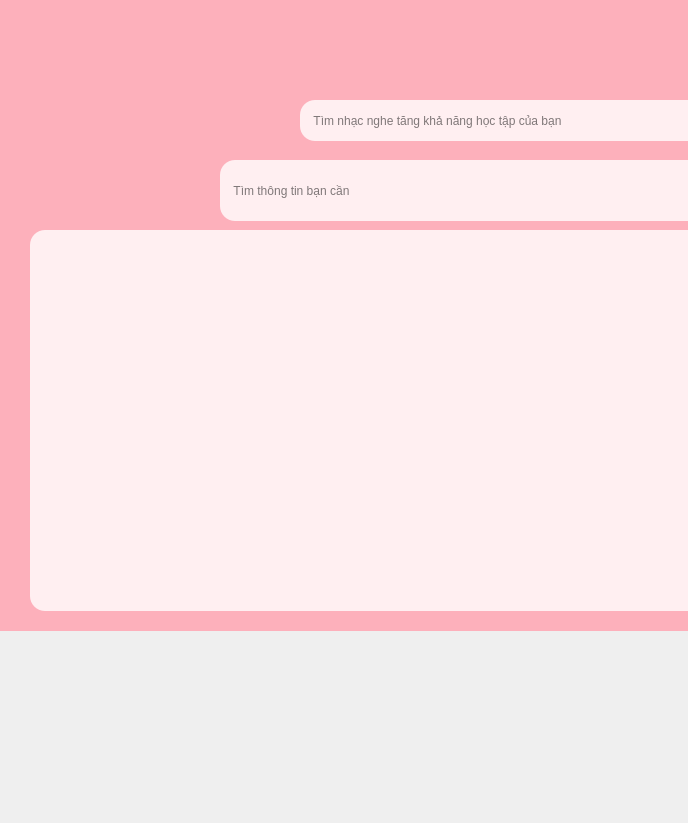
<?xml version="1.0" encoding="UTF-8"?>
<ui version="4.0">
 <class>MainWindow</class>
 <widget class="QMainWindow" name="MainWindow">
  <property name="geometry">
   <rect>
    <x>0</x>
    <y>0</y>
    <width>688</width>
    <height>823</height>
   </rect>
  </property>
  <property name="windowTitle">
   <string>MainWindow</string>
  </property>
  <widget class="QWidget" name="centralwidget">
   <widget class="QStackedWidget" name="stackedWidget">
    <property name="geometry">
     <rect>
      <x>0</x>
      <y>-10</y>
      <width>1111</width>
      <height>641</height>
     </rect>
    </property>
    <property name="styleSheet">
     <string notr="true">background-color: rgba(253, 176, 187);</string>
    </property>
    <property name="currentIndex">
     <number>1</number>
    </property>
    <widget class="QWidget" name="page_home">
     <widget class="QWidget" name="horizontalLayoutWidget_2">
      <property name="geometry">
       <rect>
        <x>80</x>
        <y>200</y>
        <width>321</width>
        <height>91</height>
       </rect>
      </property>
      <layout class="QHBoxLayout" name="horizontalLayout_3">
       <item>
        <widget class="QLabel" name="h">
         <property name="font">
          <font>
           <family>DS-Digital</family>
           <pointsize>64</pointsize>
           <weight>75</weight>
           <bold>true</bold>
          </font>
         </property>
         <property name="styleSheet">
          <string notr="true">background-color: none;
color: rgb(26, 26, 26);</string>
         </property>
         <property name="text">
          <string>00</string>
         </property>
        </widget>
       </item>
       <item>
        <widget class="QLabel" name="h_2">
         <property name="font">
          <font>
           <family>DS-Digital</family>
           <pointsize>64</pointsize>
           <weight>75</weight>
           <italic>false</italic>
           <bold>true</bold>
          </font>
         </property>
         <property name="styleSheet">
          <string notr="true">background-color: none;
color: rgb(26, 26, 26);</string>
         </property>
         <property name="text">
          <string>&lt;html&gt;&lt;head/&gt;&lt;body&gt;&lt;p&gt;:&lt;/p&gt;&lt;/body&gt;&lt;/html&gt;</string>
         </property>
        </widget>
       </item>
       <item>
        <widget class="QLabel" name="m">
         <property name="font">
          <font>
           <family>DS-Digital</family>
           <pointsize>64</pointsize>
           <weight>75</weight>
           <italic>false</italic>
           <bold>true</bold>
          </font>
         </property>
         <property name="styleSheet">
          <string notr="true">background-color: none;
color: rgb(12, 12, 12);</string>
         </property>
         <property name="text">
          <string>&lt;html&gt;&lt;head/&gt;&lt;body&gt;&lt;p&gt;00&lt;/p&gt;&lt;/body&gt;&lt;/html&gt;</string>
         </property>
        </widget>
       </item>
       <item>
        <widget class="QLabel" name="h_3">
         <property name="font">
          <font>
           <family>DS-Digital</family>
           <pointsize>64</pointsize>
           <weight>75</weight>
           <italic>false</italic>
           <bold>true</bold>
          </font>
         </property>
         <property name="styleSheet">
          <string notr="true">background-color: none;
color: rgb(26, 26, 26);</string>
         </property>
         <property name="text">
          <string>&lt;html&gt;&lt;head/&gt;&lt;body&gt;&lt;p&gt;:&lt;/p&gt;&lt;/body&gt;&lt;/html&gt;</string>
         </property>
        </widget>
       </item>
       <item>
        <widget class="QLabel" name="s">
         <property name="font">
          <font>
           <family>DS-Digital</family>
           <pointsize>64</pointsize>
           <weight>75</weight>
           <italic>false</italic>
           <bold>true</bold>
          </font>
         </property>
         <property name="styleSheet">
          <string notr="true">background-color: none;

color: rgb(17, 17, 17);</string>
         </property>
         <property name="text">
          <string>00</string>
         </property>
        </widget>
       </item>
      </layout>
     </widget>
     <widget class="QComboBox" name="comboBoxTime">
      <property name="geometry">
       <rect>
        <x>730</x>
        <y>220</y>
        <width>261</width>
        <height>31</height>
       </rect>
      </property>
      <property name="styleSheet">
       <string notr="true">/* ComboBox nền và viền */
QComboBox {
    background-color: rgba(224, 233, 245, 0.9); /* #E0E9F5 */
    color: rgba(58, 58, 58, 1);                 /* #3A3A3A */
    border: 1px solid rgba(176, 196, 222, 1);   /* #B0C4DE */
    border-radius: 6px;
    padding: 4px 8px;
    font-size: 13px;
}

/* ComboBox khi nhấn */
QComboBox::drop-down {
    subcontrol-origin: padding;
    subcontrol-position: top right;
    width: 20px;
    border-left: 1px solid rgba(160, 180, 210, 1);
    background-color: rgba(198, 214, 235, 0.8); /* #C6D6EB */
}

QComboBox QAbstractItemView {
    background-color: rgba(240, 245, 255, 0.95);
    selection-background-color: rgba(143, 191, 224, 0.6);
    selection-color: rgba(40, 40, 40, 1);
    border: 1px solid rgba(143, 191, 224, 0.6);
    font-size: 13px;
}</string>
      </property>
     </widget>
     <widget class="QPushButton" name="btnApplyTime">
      <property name="geometry">
       <rect>
        <x>430</x>
        <y>220</y>
        <width>261</width>
        <height>31</height>
       </rect>
      </property>
      <property name="styleSheet">
       <string notr="true">QPushButton {
    background-color: rgba(143, 191, 224, 0.85); /* #8FBFE0 */
    color: rgba(255, 255, 255, 1);               /* Trắng */
    border-radius: 10px;
    padding: 6px 12px;
    font-size: 14px;
    border: none;
}

QPushButton:pressed {
    background-color: rgba(79, 122, 165, 1.0);  /* #4F7AA5 */
}</string>
      </property>
      <property name="text">
       <string>Xác nhận thời gian theo phương án</string>
      </property>
     </widget>
     <widget class="QLabel" name="label_7">
      <property name="geometry">
       <rect>
        <x>470</x>
        <y>360</y>
        <width>201</width>
        <height>31</height>
       </rect>
      </property>
      <property name="styleSheet">
       <string notr="true">background-color: none;
color: rgb(26, 26, 26);</string>
      </property>
      <property name="text">
       <string>&lt;html&gt;&lt;head/&gt;&lt;body&gt;&lt;p align=&quot;center&quot;&gt;&lt;span style=&quot; font-weight:600;&quot;&gt;Chọn cách bạn muốn học&lt;/span&gt;&lt;/p&gt;&lt;/body&gt;&lt;/html&gt;</string>
      </property>
     </widget>
     <widget class="QComboBox" name="comboBoxStudy">
      <property name="geometry">
       <rect>
        <x>710</x>
        <y>360</y>
        <width>321</width>
        <height>28</height>
       </rect>
      </property>
      <property name="styleSheet">
       <string notr="true">/* ComboBox nền và viền */
QComboBox {
    background-color: rgba(224, 233, 245, 0.9); /* #E0E9F5 */
    color: rgba(58, 58, 58, 1);                 /* #3A3A3A */
    border: 1px solid rgba(176, 196, 222, 1);   /* #B0C4DE */
    border-radius: 6px;
    padding: 4px 8px;
    font-size: 13px;
}

/* ComboBox khi nhấn */
QComboBox::drop-down {
    subcontrol-origin: padding;
    subcontrol-position: top right;
    width: 20px;
    border-left: 1px solid rgba(160, 180, 210, 1);
    background-color: rgba(198, 214, 235, 0.8); /* #C6D6EB */
}

QComboBox QAbstractItemView {
    background-color: rgba(240, 245, 255, 0.95);
    selection-background-color: rgba(143, 191, 224, 0.6);
    selection-color: rgba(40, 40, 40, 1);
    border: 1px solid rgba(143, 191, 224, 0.6);
    font-size: 13px;
}</string>
      </property>
     </widget>
     <widget class="QWidget" name="layoutWidget">
      <property name="geometry">
       <rect>
        <x>20</x>
        <y>310</y>
        <width>461</width>
        <height>232</height>
       </rect>
      </property>
      <layout class="QGridLayout" name="gridLayout">
       <item row="2" column="1">
        <widget class="QPushButton" name="btnOpenPopup">
         <property name="styleSheet">
          <string notr="true">QPushButton {
    background-color: rgba(143, 191, 224, 0.85); /* #8FBFE0 */
    color: rgba(255, 255, 255, 1);               /* Trắng */
    border-radius: 10px;
    padding: 6px 12px;
    font-size: 14px;
    border: none;
}

QPushButton:pressed {
    background-color: rgba(79, 122, 165, 1.0);  /* #4F7AA5 */
}</string>
         </property>
         <property name="text">
          <string>Máy tính</string>
         </property>
        </widget>
       </item>
       <item row="2" column="2">
        <widget class="QPushButton" name="startButton_3">
         <property name="styleSheet">
          <string notr="true">QPushButton {
    background-color: rgba(143, 191, 224, 0.85); /* #8FBFE0 */
    color: rgba(255, 255, 255, 1);               /* Trắng */
    border-radius: 10px;
    padding: 6px 12px;
    font-size: 14px;
    border: none;
}

QPushButton:pressed {
    background-color: rgba(79, 122, 165, 1.0);  /* #4F7AA5 */
}</string>
         </property>
         <property name="text">
          <string>Bật nhạc nền</string>
         </property>
        </widget>
       </item>
       <item row="3" column="0">
        <widget class="QPushButton" name="btnOpenPopup_2">
         <property name="styleSheet">
          <string notr="true">QPushButton {
    background-color: rgba(143, 191, 224, 0.85); /* #8FBFE0 */
    color: rgba(255, 255, 255, 1);               /* Trắng */
    border-radius: 10px;
    padding: 6px 12px;
    font-size: 14px;
    border: none;
}

QPushButton:pressed {
    background-color: rgba(79, 122, 165, 1.0);  /* #4F7AA5 */
}</string>
         </property>
         <property name="text">
          <string>Nháp</string>
         </property>
        </widget>
       </item>
       <item row="3" column="1">
        <widget class="QPushButton" name="btnOpenPopup_3">
         <property name="styleSheet">
          <string notr="true">QPushButton {
    background-color: rgba(143, 191, 224, 0.85); /* #8FBFE0 */
    color: rgba(255, 255, 255, 1);               /* Trắng */
    border-radius: 10px;
    padding: 6px 12px;
    font-size: 14px;
    border: none;
}

QPushButton:pressed {
    background-color: rgba(79, 122, 165, 1.0);  /* #4F7AA5 */
}</string>
         </property>
         <property name="text">
          <string>Phụ đề tự động</string>
         </property>
        </widget>
       </item>
       <item row="1" column="1">
        <widget class="QPushButton" name="startButton_up">
         <property name="styleSheet">
          <string notr="true">QPushButton {
    background-color: rgba(143, 191, 224, 0.85); /* #8FBFE0 */
    color: rgba(255, 255, 255, 1);               /* Trắng */
    border-radius: 10px;
    padding: 6px 12px;
    font-size: 14px;
    border: none;
}

QPushButton:pressed {
    background-color: rgba(79, 122, 165, 1.0);  /* #4F7AA5 */
}</string>
         </property>
         <property name="text">
          <string>Tính thời gian </string>
         </property>
        </widget>
       </item>
       <item row="1" column="0">
        <widget class="QPushButton" name="addwaystudy">
         <property name="styleSheet">
          <string notr="true">QPushButton {
    background-color: rgba(143, 191, 224, 0.85); /* #8FBFE0 */
    color: rgba(255, 255, 255, 1);               /* Trắng */
    border-radius: 10px;
    padding: 6px 12px;
    font-size: 14px;
    border: none;
}

QPushButton:pressed {
    background-color: rgba(79, 122, 165, 1.0);  /* #4F7AA5 */
}</string>
         </property>
         <property name="text">
          <string>Thêm cách bạn học </string>
         </property>
        </widget>
       </item>
       <item row="3" column="2">
        <widget class="QPushButton" name="BTNopenflashcard">
         <property name="styleSheet">
          <string notr="true">QPushButton {
    background-color: rgba(143, 191, 224, 0.85); /* #8FBFE0 */
    color: rgba(255, 255, 255, 1);               /* Trắng */
    border-radius: 10px;
    padding: 6px 12px;
    font-size: 14px;
    border: none;
}

QPushButton:pressed {
    background-color: rgba(79, 122, 165, 1.0);  /* #4F7AA5 */
}
</string>
         </property>
         <property name="text">
          <string>Mở flashcard</string>
         </property>
        </widget>
       </item>
       <item row="0" column="0">
        <widget class="QPushButton" name="pauseButton">
         <property name="styleSheet">
          <string notr="true">QPushButton {
    background-color: rgba(143, 191, 224, 0.85); /* #8FBFE0 */
    color: rgba(255, 255, 255, 1);               /* Trắng */
    border-radius: 10px;
    padding: 6px 12px;
    font-size: 14px;
    border: none;
}

QPushButton:pressed {
    background-color: rgba(79, 122, 165, 1.0);  /* #4F7AA5 */
}
</string>
         </property>
         <property name="text">
          <string>Pause</string>
         </property>
        </widget>
       </item>
       <item row="0" column="1">
        <widget class="QPushButton" name="startButton">
         <property name="styleSheet">
          <string notr="true">QPushButton {
    background-color: rgba(143, 191, 224, 0.85); /* #8FBFE0 */
    color: rgba(255, 255, 255, 1);               /* Trắng */
    border-radius: 10px;
    padding: 6px 12px;
    font-size: 14px;
    border: none;
}

QPushButton:pressed {
    background-color: rgba(79, 122, 165, 1.0);  /* #4F7AA5 */
}</string>
         </property>
         <property name="text">
          <string>Start</string>
         </property>
        </widget>
       </item>
       <item row="0" column="2">
        <widget class="QPushButton" name="pushReset">
         <property name="styleSheet">
          <string notr="true">QPushButton {
    background-color: rgba(143, 191, 224, 0.85); /* #8FBFE0 */
    color: rgba(255, 255, 255, 1);               /* Trắng */
    border-radius: 10px;
    padding: 6px 12px;
    font-size: 14px;
    border: none;
}

QPushButton:pressed {
    background-color: rgba(79, 122, 165, 1.0);  /* #4F7AA5 */
}</string>
         </property>
         <property name="text">
          <string>Reset</string>
         </property>
        </widget>
       </item>
       <item row="2" column="0">
        <widget class="QPushButton" name="startButton_2">
         <property name="styleSheet">
          <string notr="true">QPushButton {
    background-color: rgba(143, 191, 224, 0.85); /* #8FBFE0 */
    color: rgba(255, 255, 255, 1);               /* Trắng */
    border-radius: 10px;
    padding: 6px 12px;
    font-size: 14px;
    border: none;
}

QPushButton:pressed {
    background-color: rgba(79, 122, 165, 1.0);  /* #4F7AA5 */
}</string>
         </property>
         <property name="text">
          <string>Tắt nhạc nền</string>
         </property>
        </widget>
       </item>
       <item row="1" column="2">
        <widget class="QPushButton" name="pauseButton_up">
         <property name="styleSheet">
          <string notr="true">QPushButton {
    background-color: rgba(143, 191, 224, 0.85); /* #8FBFE0 */
    color: rgba(255, 255, 255, 1);               /* Trắng */
    border-radius: 10px;
    padding: 6px 12px;
    font-size: 14px;
    border: none;
}

QPushButton:pressed {
    background-color: rgba(79, 122, 165, 1.0);  /* #4F7AA5 */
}</string>
         </property>
         <property name="text">
          <string>Dừng tính thời gian</string>
         </property>
        </widget>
       </item>
      </layout>
     </widget>
     <widget class="QLabel" name="label_6">
      <property name="geometry">
       <rect>
        <x>0</x>
        <y>10</y>
        <width>1121</width>
        <height>641</height>
       </rect>
      </property>
      <property name="text">
       <string/>
      </property>
      <property name="pixmap">
       <pixmap>../p1/a.png</pixmap>
      </property>
     </widget>
     <zorder>label_6</zorder>
     <zorder>layoutWidget</zorder>
     <zorder>horizontalLayoutWidget_2</zorder>
     <zorder>comboBoxTime</zorder>
     <zorder>btnApplyTime</zorder>
     <zorder>label_7</zorder>
     <zorder>comboBoxStudy</zorder>
    </widget>
    <widget class="QWidget" name="page_SR">
     <widget class="QLineEdit" name="SR">
      <property name="geometry">
       <rect>
        <x>300</x>
        <y>110</y>
        <width>531</width>
        <height>41</height>
       </rect>
      </property>
      <property name="styleSheet">
       <string notr="true">
QLineEdit {
background-color:rgba(255, 255, 255, 0.8);
    color: rgb(0, 0, 0);
    border-radius: 15px;
    padding: 5px;
}

QLineEdit:pressed {
	background-color:rgba(255, 255, 257, 0.7);
    border-style: inset;
}</string>
      </property>
      <property name="placeholderText">
       <string>  Tìm nhạc nghe tăng khả năng học tập của bạn</string>
      </property>
     </widget>
     <widget class="QPushButton" name="btnSR">
      <property name="geometry">
       <rect>
        <x>750</x>
        <y>110</y>
        <width>81</width>
        <height>41</height>
       </rect>
      </property>
      <property name="styleSheet">
       <string notr="true">QPushButton {
	background-color:rgba(255, 255, 255, 1);
    color: rgb(255, 245, 235);
    border-radius: 15px;
    padding: 5px;
}


QPushButton:pressed {
	background-color:rgba(200, 200, 200, 1);
    border-style: inset;
}</string>
      </property>
      <property name="text">
       <string/>
      </property>
      <property name="icon">
       <iconset>
        <normaloff>../image/search_24dp_000000_FILL0_wght400_GRAD0_opsz24.png</normaloff>../image/search_24dp_000000_FILL0_wght400_GRAD0_opsz24.png</iconset>
      </property>
      <property name="iconSize">
       <size>
        <width>30</width>
        <height>30</height>
       </size>
      </property>
     </widget>
     <widget class="QLineEdit" name="txtSRR">
      <property name="geometry">
       <rect>
        <x>220</x>
        <y>170</y>
        <width>661</width>
        <height>61</height>
       </rect>
      </property>
      <property name="styleSheet">
       <string notr="true">
QLineEdit {
background-color:rgba(255, 255, 255, 0.8);
    color: rgb(0, 0, 0);
    border-radius: 15px;
    padding: 5px;
}

QLineEdit:pressed {
	background-color:rgba(255, 255, 257, 0.7);
    border-style: inset;
}</string>
      </property>
      <property name="placeholderText">
       <string>  Tìm thông tin bạn cần</string>
      </property>
     </widget>
     <widget class="QPushButton" name="btnSR_2">
      <property name="geometry">
       <rect>
        <x>780</x>
        <y>180</y>
        <width>81</width>
        <height>41</height>
       </rect>
      </property>
      <property name="styleSheet">
       <string notr="true">QPushButton {
	background-color:rgba(255, 255, 255, 1);
    color: rgb(255, 245, 235);
    border-radius: 15px;
    padding: 5px;
}


QPushButton:pressed {
	background-color:rgba(200, 200, 200, 1);
    border-style: inset;
}</string>
      </property>
      <property name="text">
       <string/>
      </property>
      <property name="icon">
       <iconset>
        <normaloff>../image/search_24dp_000000_FILL0_wght400_GRAD0_opsz24.png</normaloff>../image/search_24dp_000000_FILL0_wght400_GRAD0_opsz24.png</iconset>
      </property>
      <property name="iconSize">
       <size>
        <width>30</width>
        <height>30</height>
       </size>
      </property>
     </widget>
     <widget class="QLabel" name="label_5">
      <property name="geometry">
       <rect>
        <x>-10</x>
        <y>0</y>
        <width>1121</width>
        <height>641</height>
       </rect>
      </property>
      <property name="text">
       <string/>
      </property>
      <property name="pixmap">
       <pixmap>../p1/a.png</pixmap>
      </property>
     </widget>
     <widget class="QWidget" name="browser_frame" native="true">
      <property name="geometry">
       <rect>
        <x>30</x>
        <y>240</y>
        <width>1041</width>
        <height>381</height>
       </rect>
      </property>
      <property name="styleSheet">
       <string notr="true">background-color:rgba(255, 255, 255,0.8);
    color: rgb(0, 0, 0);
    border-radius: 15px;
    padding: 5px;
</string>
      </property>
     </widget>
     <zorder>label_5</zorder>
     <zorder>SR</zorder>
     <zorder>btnSR</zorder>
     <zorder>txtSRR</zorder>
     <zorder>btnSR_2</zorder>
     <zorder>browser_frame</zorder>
    </widget>
    <widget class="QWidget" name="page_setting">
     <widget class="QLabel" name="label_2">
      <property name="geometry">
       <rect>
        <x>-10</x>
        <y>0</y>
        <width>1121</width>
        <height>641</height>
       </rect>
      </property>
      <property name="text">
       <string/>
      </property>
      <property name="pixmap">
       <pixmap>../p1/a.png</pixmap>
      </property>
      <property name="scaledContents">
       <bool>true</bool>
      </property>
     </widget>
     <widget class="QLabel" name="label_profile_pic">
      <property name="geometry">
       <rect>
        <x>70</x>
        <y>140</y>
        <width>301</width>
        <height>321</height>
       </rect>
      </property>
      <property name="maximumSize">
       <size>
        <width>1024</width>
        <height>1024</height>
       </size>
      </property>
      <property name="styleSheet">
       <string notr="true">border-radius:20px</string>
      </property>
      <property name="lineWidth">
       <number>2</number>
      </property>
      <property name="midLineWidth">
       <number>1</number>
      </property>
      <property name="text">
       <string/>
      </property>
      <property name="pixmap">
       <pixmap>../image/taoanhdep_text_to_img_cCEgdTLiOg lớn.png</pixmap>
      </property>
      <property name="scaledContents">
       <bool>true</bool>
      </property>
     </widget>
     <widget class="QLineEdit" name="lineEdit">
      <property name="geometry">
       <rect>
        <x>440</x>
        <y>180</y>
        <width>521</width>
        <height>31</height>
       </rect>
      </property>
      <property name="styleSheet">
       <string notr="true">
QLineEdit {
background-color:rgba(255, 255, 255, 0.8);
    color: rgb(0, 0, 0);
    border-radius: 10px;
    padding: 5px;
}

QLineEdit:pressed {
	background-color:rgba(255, 255, 257, 0.7);
    border-style: inset;
}</string>
      </property>
      <property name="placeholderText">
       <string>Tên của bạn</string>
      </property>
     </widget>
     <widget class="QLineEdit" name="lineEdit_2">
      <property name="geometry">
       <rect>
        <x>440</x>
        <y>230</y>
        <width>521</width>
        <height>31</height>
       </rect>
      </property>
      <property name="styleSheet">
       <string notr="true">
QLineEdit {
background-color:rgba(255, 255, 255, 0.8);
    color: rgb(0, 0, 0);
    border-radius: 10px;
    padding: 5px;
}

QLineEdit:pressed {
	background-color:rgba(255, 255, 257, 0.7);
    border-style: inset;
}</string>
      </property>
      <property name="placeholderText">
       <string>Sinh nhật của bạn</string>
      </property>
     </widget>
     <widget class="QLineEdit" name="lineEdit_3">
      <property name="geometry">
       <rect>
        <x>440</x>
        <y>280</y>
        <width>521</width>
        <height>31</height>
       </rect>
      </property>
      <property name="styleSheet">
       <string notr="true">
QLineEdit {
background-color:rgba(255, 255, 255, 0.8);
    color: rgb(0, 0, 0);
    border-radius: 10px;
    padding: 5px;
}

QLineEdit:pressed {
	background-color:rgba(255, 255, 257, 0.7);
    border-style: inset;
}</string>
      </property>
      <property name="placeholderText">
       <string>Email của bạn </string>
      </property>
     </widget>
     <widget class="QLineEdit" name="lineEdit_4">
      <property name="geometry">
       <rect>
        <x>440</x>
        <y>330</y>
        <width>521</width>
        <height>31</height>
       </rect>
      </property>
      <property name="styleSheet">
       <string notr="true">
QLineEdit {
background-color:rgba(255, 255, 255, 0.8);
    color: rgb(0, 0, 0);
    border-radius: 10px;
    padding: 5px;
}

QLineEdit:pressed {
	background-color:rgba(255, 255, 257, 0.7);
    border-style: inset;
}</string>
      </property>
      <property name="placeholderText">
       <string>SĐT</string>
      </property>
     </widget>
     <widget class="QPushButton" name="pushButton">
      <property name="geometry">
       <rect>
        <x>82</x>
        <y>491</y>
        <width>281</width>
        <height>31</height>
       </rect>
      </property>
      <property name="styleSheet">
       <string notr="true">QPushButton {
	color: rgb(0, 0, 0);
	background-color:rgba(255, 255, 255, 1);
    border-radius: 15px;
	color: rgba(0, 0, 0);
    padding: 5px;
}


QPushButton:pressed {
	background-color:rgba(200, 200, 200, 1);
    border-style: inset;
}</string>
      </property>
      <property name="text">
       <string>tải ảnh đại diện </string>
      </property>
     </widget>
     <widget class="QPushButton" name="btnUpdateInfo">
      <property name="geometry">
       <rect>
        <x>350</x>
        <y>560</y>
        <width>281</width>
        <height>31</height>
       </rect>
      </property>
      <property name="styleSheet">
       <string notr="true">QPushButton {
    background-color: rgba(143, 191, 224, 0.85); /* #8FBFE0 */
    color: rgba(255, 255, 255, 1);               /* Trắng */
    border-radius: 10px;
    padding: 6px 12px;
    font-size: 14px;
    border: none;
}

QPushButton:pressed {
    background-color: rgba(79, 122, 165, 1.0);  /* #4F7AA5 */
}</string>
      </property>
      <property name="text">
       <string>Cập nhật thông tin</string>
      </property>
     </widget>
     <widget class="QLineEdit" name="lineEdit_5">
      <property name="geometry">
       <rect>
        <x>440</x>
        <y>380</y>
        <width>521</width>
        <height>31</height>
       </rect>
      </property>
      <property name="styleSheet">
       <string notr="true">
QLineEdit {
background-color:rgba(255, 255, 255, 0.8);
    color: rgb(0, 0, 0);
    border-radius: 10px;
    padding: 5px;
}

QLineEdit:pressed {
	background-color:rgba(255, 255, 257, 0.7);
    border-style: inset;
}</string>
      </property>
      <property name="text">
       <string/>
      </property>
      <property name="placeholderText">
       <string>Đổi mật khẩu</string>
      </property>
     </widget>
    </widget>
    <widget class="QWidget" name="page_translation">
     <widget class="QLabel" name="label">
      <property name="geometry">
       <rect>
        <x>-10</x>
        <y>0</y>
        <width>1121</width>
        <height>641</height>
       </rect>
      </property>
      <property name="text">
       <string/>
      </property>
      <property name="pixmap">
       <pixmap>../p1/a.png</pixmap>
      </property>
      <property name="scaledContents">
       <bool>true</bool>
      </property>
     </widget>
     <widget class="QTextEdit" name="input_text_3">
      <property name="geometry">
       <rect>
        <x>20</x>
        <y>150</y>
        <width>521</width>
        <height>461</height>
       </rect>
      </property>
      <property name="styleSheet">
       <string notr="true">background-color: rgba(255, 255, 255, 0.15);
border-radius: 15px;
color: #ffffff;</string>
      </property>
     </widget>
     <widget class="QTextEdit" name="output_text_3">
      <property name="geometry">
       <rect>
        <x>570</x>
        <y>150</y>
        <width>521</width>
        <height>469</height>
       </rect>
      </property>
      <property name="styleSheet">
       <string notr="true">background-color: rgba(255, 255, 255, 0.15);
border-radius: 15px;
color: #ffffff;</string>
      </property>
      <property name="readOnly">
       <bool>true</bool>
      </property>
     </widget>
     <widget class="QLabel" name="label_4">
      <property name="geometry">
       <rect>
        <x>583</x>
        <y>102</y>
        <width>111</width>
        <height>16</height>
       </rect>
      </property>
      <property name="styleSheet">
       <string notr="true">background-color: none;</string>
      </property>
      <property name="text">
       <string>Đích</string>
      </property>
     </widget>
     <widget class="QComboBox" name="dest_lang_combo">
      <property name="geometry">
       <rect>
        <x>220</x>
        <y>89</y>
        <width>301</width>
        <height>31</height>
       </rect>
      </property>
      <property name="styleSheet">
       <string notr="true">background-color: #f5f0ff;
border-radius: 15px;
color:rgb(9, 9, 9)</string>
      </property>
     </widget>
     <widget class="QComboBox" name="src_lang_combo">
      <property name="geometry">
       <rect>
        <x>770</x>
        <y>90</y>
        <width>301</width>
        <height>31</height>
       </rect>
      </property>
      <property name="styleSheet">
       <string notr="true">background-color: #f5f0ff;
border-radius: 15px;
color: rgb(12, 12, 12);</string>
      </property>
     </widget>
     <widget class="QLabel" name="label_3">
      <property name="geometry">
       <rect>
        <x>30</x>
        <y>100</y>
        <width>151</width>
        <height>16</height>
       </rect>
      </property>
      <property name="styleSheet">
       <string notr="true">background-color: none;</string>
      </property>
      <property name="text">
       <string>Nguồn</string>
      </property>
     </widget>
    </widget>
   </widget>
   <widget class="QWidget" name="horizontalLayoutWidget">
    <property name="geometry">
     <rect>
      <x>0</x>
      <y>0</y>
      <width>1111</width>
      <height>81</height>
     </rect>
    </property>
    <layout class="QHBoxLayout" name="horizontalLayout" stretch="10,10,10,10,10">
     <property name="spacing">
      <number>134</number>
     </property>
     <property name="topMargin">
      <number>21</number>
     </property>
     <item>
      <widget class="QPushButton" name="btnNavHome">
       <property name="styleSheet">
        <string notr="true">border:none;
background-color: none</string>
       </property>
       <property name="text">
        <string/>
       </property>
       <property name="icon">
        <iconset>
         <normaloff>../image/home_24dp_000000_FILL0_wght400_GRAD0_opsz24.png</normaloff>../image/home_24dp_000000_FILL0_wght400_GRAD0_opsz24.png</iconset>
       </property>
       <property name="iconSize">
        <size>
         <width>40</width>
         <height>40</height>
        </size>
       </property>
      </widget>
     </item>
     <item>
      <widget class="QPushButton" name="btnNavSr">
       <property name="styleSheet">
        <string notr="true">border:none;
background-color: none</string>
       </property>
       <property name="text">
        <string/>
       </property>
       <property name="icon">
        <iconset>
         <normaloff>../image/search_24dp_000000_FILL0_wght400_GRAD0_opsz24.png</normaloff>../image/search_24dp_000000_FILL0_wght400_GRAD0_opsz24.png</iconset>
       </property>
       <property name="iconSize">
        <size>
         <width>40</width>
         <height>40</height>
        </size>
       </property>
      </widget>
     </item>
     <item>
      <widget class="QPushButton" name="btnNavHow">
       <property name="styleSheet">
        <string notr="true">border:none;
background-color: none</string>
       </property>
       <property name="text">
        <string/>
       </property>
       <property name="icon">
        <iconset>
         <normaloff>../image/g_translate_101dp_000000_FILL0_wght400_GRAD0_opsz48.png</normaloff>../image/g_translate_101dp_000000_FILL0_wght400_GRAD0_opsz48.png</iconset>
       </property>
       <property name="iconSize">
        <size>
         <width>40</width>
         <height>40</height>
        </size>
       </property>
      </widget>
     </item>
     <item>
      <widget class="QPushButton" name="btnNavSetting">
       <property name="styleSheet">
        <string notr="true">border:none;
background-color: none</string>
       </property>
       <property name="text">
        <string/>
       </property>
       <property name="icon">
        <iconset>
         <normaloff>../image/settings_24dp_000000_FILL0_wght400_GRAD0_opsz24.png</normaloff>../image/settings_24dp_000000_FILL0_wght400_GRAD0_opsz24.png</iconset>
       </property>
       <property name="iconSize">
        <size>
         <width>40</width>
         <height>40</height>
        </size>
       </property>
      </widget>
     </item>
     <item>
      <widget class="QPushButton" name="btnLogout">
       <property name="styleSheet">
        <string notr="true">border:none;
background-color: none</string>
       </property>
       <property name="text">
        <string/>
       </property>
       <property name="icon">
        <iconset>
         <normaloff>../image/logout_24dp_000000_FILL0_wght400_GRAD0_opsz24.png</normaloff>../image/logout_24dp_000000_FILL0_wght400_GRAD0_opsz24.png</iconset>
       </property>
       <property name="iconSize">
        <size>
         <width>40</width>
         <height>40</height>
        </size>
       </property>
      </widget>
     </item>
    </layout>
    <zorder>btnNavSr</zorder>
    <zorder>btnNavHome</zorder>
    <zorder>btnNavSetting</zorder>
    <zorder>btnNavHow</zorder>
    <zorder>btnLogout</zorder>
   </widget>
  </widget>
 </widget>
 <resources/>
 <connections/>
</ui>
